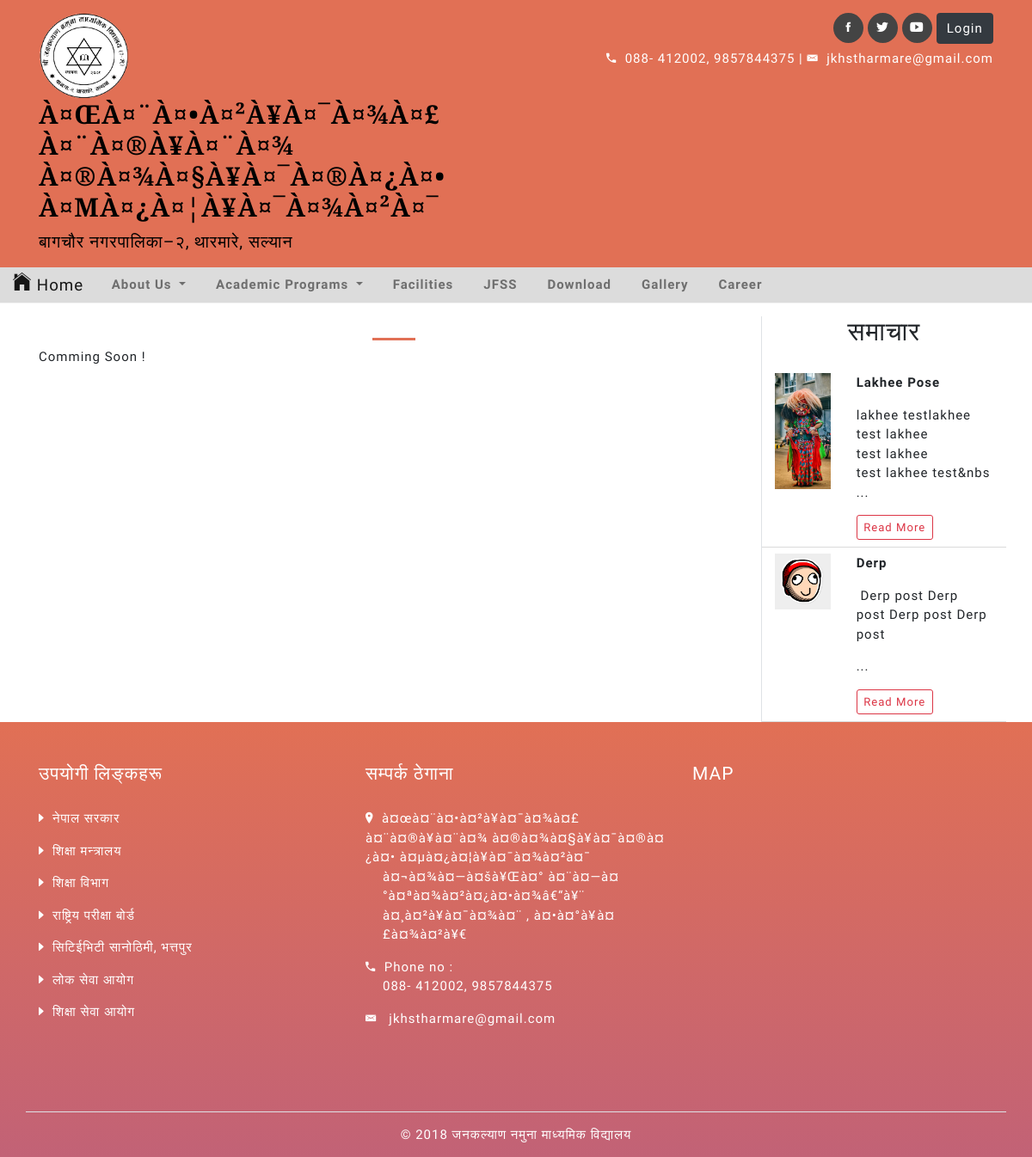
The app's page /pages/index.php, older data.
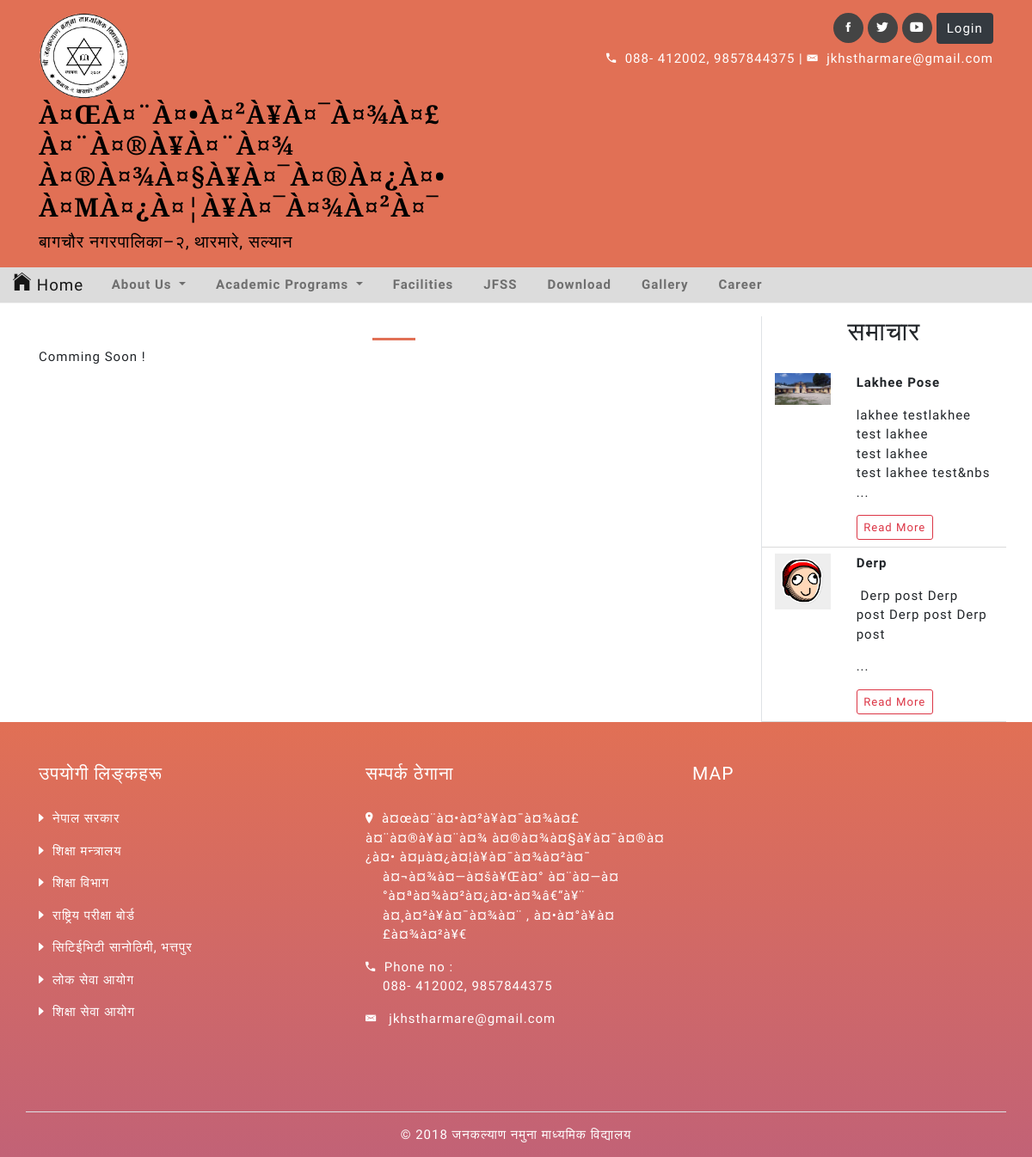
The same page, newer data.
### tables this page shows
CREATE TABLE `homepage` (
  `id` int(11) NOT NULL,
  `about_us` text NOT NULL,
  `facebook` varchar(255) NOT NULL,
  `twitter` varchar(255) NOT NULL,
  `youtube` varchar(255) NOT NULL,
  `school_name` varchar(255) NOT NULL,
  `address` varchar(255) NOT NULL,
  `ward` varchar(255) NOT NULL,
  `phone` varchar(255) NOT NULL,
  `email` varchar(255) NOT NULL
);

CREATE TABLE `news` (
  `id` int(11) NOT NULL,
  `title` varchar(255) NOT NULL,
  `cat_id` int(11) NOT NULL,
  `file_path` varchar(255) NOT NULL,
  `content` text NOT NULL,
  `date` date NOT NULL
);

### private/functions.php (called while the page is built, shortened)
<?php
	function url_for($string){
		return WWW_ROOT.$string;
	}
	function hsc($string){
		return htmlspecialchars($string);
	}
 ?>

### private/shared/query_function.php (the view, shortened to what this page needs)
<?php
function LatestNewsPages($con){
	$query = mysqli_query($con, "SELECT * FROM news ORDER BY id DESC LIMIT 3");
	while ($row = mysqli_fetch_assoc($query)) {
		$id = $row['id'];
		$title = $row['title'];
		$image = $row['file_path'];
		$content = $row['content'];
		$content = substr($content,0, 80);
		$res ="<div class='row news-list py-2'>
		<div class='col-lg-4'>
		<div class='news-img'>
		<img src='$image' class='img-fluid' alt=''>
		</div>
		</div>
		<div class='col-lg-8'>
		<b>".ucwords($title)."</b>
		<p> $content ...</p>
		<a href='".url_for('/pages?url=news&id='.$id.'')."' class='btn btn-sm btn-outline-danger'>Read More</a>
		</div>
		</div>";
		echo $res;
	}
}
function FetchName($con){
	$query = mysqli_query($con, "SELECT school_name FROM homepage");
	while ($row = mysqli_fetch_assoc($query)) {
		$name = hsc($row['school_name']);
		$res ="
		<h2 class='pt-3'>$name</h2>";
		echo $res;
	}
}
function FetchSocialHome($con){
	$query = mysqli_query($con, "SELECT facebook, twitter, youtube FROM homepage");
	while ($row = mysqli_fetch_assoc($query)) {
		$fb = hsc($row['facebook']);
		$tw = hsc($row['twitter']);
		$yt = hsc($row['youtube']);
		$res ="<li><a href='$fb' target='_blank'><i class='ion-social-facebook'></i></a></li>
		<li><a href='$tw' target='_blank'><i class='ion-social-twitter'></i></a></li>
		<li><a href='$yt' target='_blank'><i class='ion-social-youtube'></i></a></li>";
		echo $res;
	}
}
function FetchContactHome($con){
	$query = mysqli_query($con, "SELECT phone,  email FROM homepage");
	while ($row = mysqli_fetch_assoc($query)) {
		$phone = hsc($row['phone']);
		$email = hsc($row['email']);
		$res ="
		<li><i class='ion-android-call'></i>&nbsp;&nbsp;$phone |</li>
		<li><i class='ion-email'></i>&nbsp;&nbsp;$email</li>";
		echo $res;
	}
}
function ContactFooter($con){
	$query = mysqli_query($con, "SELECT school_name, address, ward, phone,  email FROM homepage");
	while ($row = mysqli_fetch_assoc($query)) {
		$name = hsc($row['school_name']);
		$address = hsc($row['address']);
		$ward = hsc($row['ward']);
		$phone = hsc($row['phone']);
		$email = hsc($row['email']);
		$res ="
		<li>
		<i class='ion-ios-location'></i>&nbsp;&nbsp;<span>$name</span>
		<div>$address</div>
		<div>$ward</div>
		</li>
		<li>
		<i class='ion-android-call'></i>&nbsp;&nbsp;<span>Phone no :</span>
		<div>$phone</div>
		</li>
		<li>
		<i class='ion-email'></i>&nbsp;&nbsp;
		<span>$email</span>
		</li>";
		echo $res;
	}
}
?>

### private/shared/header.php (shortened to what this page needs)
<!DOCTYPE html>
<html lang="en">
<head>
	<link rel="stylesheet" href="<?php echo url_for('/vendors/css/bootstrap.css'); ?>">
  <link rel="stylesheet" href="<?php echo url_for('/vendors/css/ionicons.min.css'); ?>">
  <link rel="stylesheet" href="<?php echo url_for('/vendors/css/slick.css'); ?>">
	<link rel="stylesheet" href="<?php echo url_for('/vendors/css/slick-theme.css'); ?>">
	<link rel="stylesheet" href="<?php echo url_for('/resources/css/style.css'); ?>">
	<link rel="stylesheet" href="<?php echo url_for('/resources/css/media.css'); ?>">
</head>
<body>
<section class="top-logo py-3">
	<div class="container">
    <div class="row">
      <div class="col-md-6">
      	<a class="head-link " href="<?php echo url_for('/'); ?>">
      		<img height="100px" class="mr-3" style="float: left;" src="<?php echo WWW_ROOT.'/img/logo.png' ?>" alt="School Logo">
        <?php FetchName($con); ?>
        <div style="font-size: 130%;">बागचौर नगरपालिका–२, थारमारे, सल्यान</div>
      	</a>
      </div>
      <div class="col-md-6">
        <div class="social-icon">
          <?php FetchSocialHome($con); ?>
          <a class="btn -btn-sm btn-dark" href="<?php echo url_for('/admin'); ?>">Login</a>
        </div>
        <div class="contact">
          <?php FetchContactHome($con); ?>
        </div>
      </div>
    </div>
	</div>
</section>
<section class="navigation">
  <nav class="navbar navbar-expand-lg navbar-light bg-light mb-3">
  <a class="navbar-brand head-home" href="<?php echo url_for('/'); ?>"><i class="ion-ios-home"></i> Home</a>
  <div class="collapse navbar-collapse" id="navbarSupportedContent">
    <ul class="navbar-nav mr-auto">
      <li class="nav-item dropdown">
        <a class="nav-link dropdown-toggle" href="#" id="navbarDropdown" role="button" data-toggle="dropdown" aria-haspopup="true" aria-expanded="false">
          About Us
        </a>
      </li>
      <li class="nav-item dropdown">
        <a class="nav-link dropdown-toggle" href="#" id="navbarDropdown" role="button" data-toggle="dropdown" aria-haspopup="true" aria-expanded="false">
          Academic Programs
        </a>
      </li>
      <li class="nav-item">
        <a class="nav-link" href="<?php echo url_for('/pages?url=facilities') ?>">Facilities</a>
      </li>
      <li class="nav-item">
        <a class="nav-link" href="<?php echo url_for('/pages?url=jfss') ?>">JFSS</a>
      </li>
      <li class="nav-item">
        <a class="nav-link" href="<?php echo url_for('/pages?url=download') ?>">Download</a>
      </li>
      <li class="nav-item">
        <a class="nav-link" href="<?php echo url_for('/pages?url=gallery'); ?>">Gallery</a>
      </li>
      <li class="nav-item">
        <a class="nav-link" href="<?php echo url_for('/pages?url=career'); ?>">Career</a>
      </li>
    </ul>
  </div>
  </nav>
</section>

### public/pages/index.php (shortened to what this page needs)
<?php require_once('../../private/initialize.php'); ?>
<?php include(SHARED_PATH.'/header.php'); ?>
<section class="page-content">
	<div class="container">
		<div class="row">
			<div class="col-lg-9">
				<?php
				$url = $_GET['url'];
				echo "<h3>".$url."</h3>";
				switch ($url) {
					default:
					echo "Comming Soon !";
				}
				?>
			</div>
			<div class="col-lg-3 border-left">
				<h2 class="text-center mb-4">समाचार</h2>
				<?php LatestNewsPages($con); ?>
			</div>
		</div>
	</div>
</section>
<?php include(SHARED_PATH.'/footer.php'); ?>

### private/shared/footer.php (shortened to what this page needs)
<section class="footer top-logo">
	<div class="footer-overlay">
		<div class="container">
		<div class="row py-5">
			<div class="col-md-4">
				<div class="footer-title">उपयोगी लिङ्कहरू</div>
				<ul class="footer-list">
					<li><i class="ion-arrow-right-b"></i>&nbsp;&nbsp;<a target="_blank" href="http://nepal.gov.np/">नेपाल सरकार</a></li>
					<li><i class="ion-arrow-right-b"></i>&nbsp;&nbsp;<a target="_blank" href="http://moe.gov.np/index.php">शिक्षा मन्त्रालय</a></li>
					<li><i class="ion-arrow-right-b"></i>&nbsp;&nbsp;<a target="_blank" href="http://www.doe.gov.np/">शिक्षा विभाग</a></li>
					<li><i class="ion-arrow-right-b"></i>&nbsp;&nbsp;<a target="_blank" href="http://www.neb.gov.np/">राष्ट्रिय परीक्षा बोर्ड</a></li>
					<li><i class="ion-arrow-right-b"></i>&nbsp;&nbsp;<a target="_blank" href="http://ctevt.org.np/">सिटिईभिटी सानोठिमी, भत्तपुर</a></li>
					<li><i class="ion-arrow-right-b"></i>&nbsp;&nbsp;<a target="_blank" href="http://www.psc.gov.np/">लोक सेवा आयोग</a></li>
					<li><i class="ion-arrow-right-b"></i>&nbsp;&nbsp;<a target="_blank" href="https://www.tsc.gov.np/">शिक्षा सेवा आयोग</a></li>
				</ul>
			</div>
			<div class="col-md-4">
				<div class="footer-title">सम्पर्क ठेगाना</div>
				<ul class="footer-list">
					<?php ContactFooter($con); ?>
				</ul>
			</div>
			<div class="col-md-4">
				<div class="footer-title">Map</div>
				<iframe src="https://www.google.com/maps/embed?pb=!1m18!1m12!1m3!1d2954.744372478177!2d82.27145555013514!3d28.46954629810476!2m3!1f0!2f0!3f0!3m2!1i1024!2i768!4f13.1!3m3!1m2!1s0x39bd5500c134c6e5%3A0xd9a048f3e70ce1f7!2sBagchaur+Municipality!5e1!3m2!1sen!2snp!4v1536692450363" width="400" height="300" frameborder="0" style="border:0" allowfullscreen></iframe>
			</div>
		</div>
		</div>
		<div class="container">
			<div class="row">
				<div class="col-lg-12 text-center border-top py-3">
					<div> &copy; <?php echo date('Y') ."  जनकल्याण नमुना माध्यमिक विद्यालय"; ?></div>
				</div>
			</div>
		</div>
	</div>
</section>
</body>
</html>

### public/resources/css/style.css (style rules this page uses)
* { margin: 0; padding: 0; box-sizing: border-box; font-size: 15px; letter-spacing: 1px; font-family: 'Muli'; }
h1, h2, h3, h5,h4, h6 { text-transform: uppercase; font-family: 'Bree Serif', serif; font-weight: 300; }
h3 { text-align: center; }
h3:after { display: block; height: 3px; background-color: #e17055; content: " "; width: 50px; margin: 0 auto; margin-top: 25px; }
ul { list-style-type: none; }
.head-link { color: #000; }
.head-link h2 { font-weight: 600; }
.top-logo { background-color: #e17055; }
.social-icon, .contact { float:right; color: #fff; }
.social-icon li { text-align: center; list-style: none; display: inline-block; width: 35px; height: 35px; background-color: #444; line-height: 35px; border-radius: 50%; }
.social-icon li a { color: #fff; display: block; }
.contact li { text-align: center; list-style: none; display: inline-block; line-height: 35px; border-radius: 50%; }
.navbar-brand { padding: 0; }
.ion-ios-home { font-size: 150%; }
.navbar { padding: 0 1rem !important; border-bottom: 1px solid #f3f3f3; }
.bg-light { background-color: #dcdcdc !important; }
.navbar-nav li { padding: 2px 10px; }
.nav-link { font-weight: 600; }
.head-home { margin-top: -5px; }
.nav-item a { color: black; }
.news-list { border-bottom: 1px solid #dadada; }
.news-img { width: 100%; height: 150px; overflow: hidden; }
.footer { color: #fff; }
.footer-overlay { background-image: linear-gradient(#e17055,#c26276); }
.footer-title { text-transform: uppercase; font-size: 140%; margin-bottom: 25px; }
.footer-list { list-style: none; }
.footer-list li { margin-bottom: 15px; }
.footer-list li a { color: #fff; }
.footer-list li div { margin-left: 20px; }
.page-content { min-height: 50vh; }

Row changes from the older to the newer data that the page shows:
changed news "Lakhee Pose": file_path: a different picture
